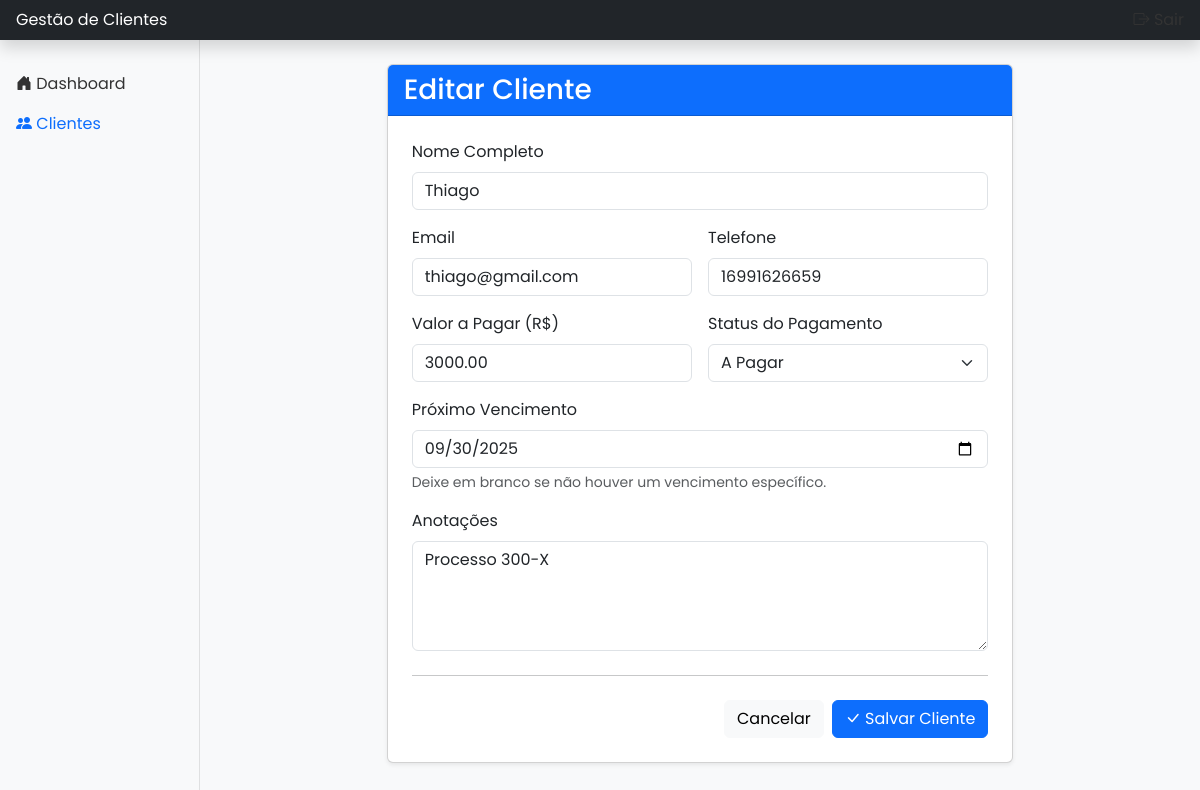
The app's page /clientes/editar/4 (signed in) with its own data.
### app.py (models this page shows)
class Cliente(db.Model):
    id = db.Column(db.Integer, primary_key=True)
    nome = db.Column(db.String(100), nullable=False)
    email = db.Column(db.String(100), unique=True, nullable=False)
    telefone = db.Column(db.String(20), nullable=True)
    valor_a_pagar = db.Column(db.Float, nullable=False, default=0.0)
    status_pagamento = db.Column(db.String(20), nullable=False, default='A Pagar')
    anotacoes = db.Column(db.Text, nullable=True)
    data_vencimento = db.Column(db.Date, nullable=True)

### app.py (the view, shortened to what this page needs)
@app.route('/clientes/editar/<int:id>', methods=['GET', 'POST'])
@login_required
def editar_cliente(id):
    cliente = Cliente.query.get_or_404(id)
    return render_template('form_cliente.html', titulo='Editar Cliente', cliente=cliente, form_action=url_for('editar_cliente', id=id))

### app.py (called while the page is built)
@login_manager.user_loader
def load_user(user_id):
    return User.query.get(int(user_id))

@app.context_processor
def inject_year():
    return {'year': date.today().year}

### templates/form_cliente.html (shortened to what this page needs)
{% extends 'base.html' %}
{% block content %}
<div class="row justify-content-center">
    <div class="col-md-10 col-lg-8">
        <div class="card shadow-sm">
            <div class="card-header bg-primary text-white">
                <h1 class="h3 mb-0">{{ titulo }}</h1>
            </div>
            <div class="card-body p-4">
                <form method="post" action="{{ form_action }}">
                    <div class="row g-3">
                        <div class="col-12">
                            <label for="nome" class="form-label">Nome Completo</label>
                            <input type="text" class="form-control" id="nome" name="nome" value="{{ cliente.nome if cliente else '' }}" required>
                        </div>
                        <div class="col-md-6">
                            <label for="email" class="form-label">Email</label>
                            <input type="email" class="form-control" id="email" name="email" value="{{ cliente.email if cliente else '' }}" required>
                        </div>
                        <div class="col-md-6">
                            <label for="telefone" class="form-label">Telefone</label>
                            <input type="tel" class="form-control" id="telefone" name="telefone" value="{{ cliente.telefone if cliente else '' }}">
                        </div>
                        <div class="col-md-6">
                            <label for="valor_a_pagar" class="form-label">Valor a Pagar (R$)</label>
                            <input type="number" step="0.01" class="form-control" id="valor_a_pagar" name="valor_a_pagar" value="{{ '%.2f'|format(cliente.valor_a_pagar if cliente else 0.0) }}" required>
                        </div>
                        <div class="col-md-6">
                            <label for="status_pagamento" class="form-label">Status do Pagamento</label>
                            <select class="form-select" id="status_pagamento" name="status_pagamento" required>
                                <option value="A Pagar" {% if cliente and cliente.status_pagamento == 'A Pagar' %}selected{% endif %}>A Pagar</option>
                            </select>
                        </div>
                        <div class="col-12" id="vencimento-container">
                            <label for="data_vencimento" class="form-label">Próximo Vencimento</label>
                            <input type="date" class="form-control" id="data_vencimento" name="data_vencimento" value="{{ cliente.data_vencimento if cliente and cliente.data_vencimento else '' }}">
                            <div class="form-text">Deixe em branco se não houver um vencimento específico.</div>
                        </div>
                        <div class="col-12">
                            <label for="anotacoes" class="form-label">Anotações</label>
                            <textarea class="form-control" id="anotacoes" name="anotacoes" rows="4">{{ cliente.anotacoes if cliente else '' }}</textarea>
                        </div>
                    </div>
                    <hr class="my-4">
                    <div class="d-flex justify-content-end">
                        <a href="{{ url_for('listar_clientes') }}" class="btn btn-light me-2">Cancelar</a>
                        <button type="submit" class="btn btn-primary">
                            <i class="bi bi-check-lg"></i>
                            Salvar Cliente
                        </button>
                    </div>
                </form>
            </div>
        </div>
    </div>
</div>
{% endblock %}

### templates/base.html (style rules this page uses)
body { font-family: 'Poppins', sans-serif; background-color: #f8f9fa; }

### records on screen
Cliente: nome "Thiago", email "thiago@gmail.com", telefone "16991626659", valor_a_pagar "3000.00", status_pagamento "A Pagar", data_vencimento "09/30/2025", anotacoes "Processo 300-X"

### other values on screen
{{ titulo }} "Editar Cliente"
